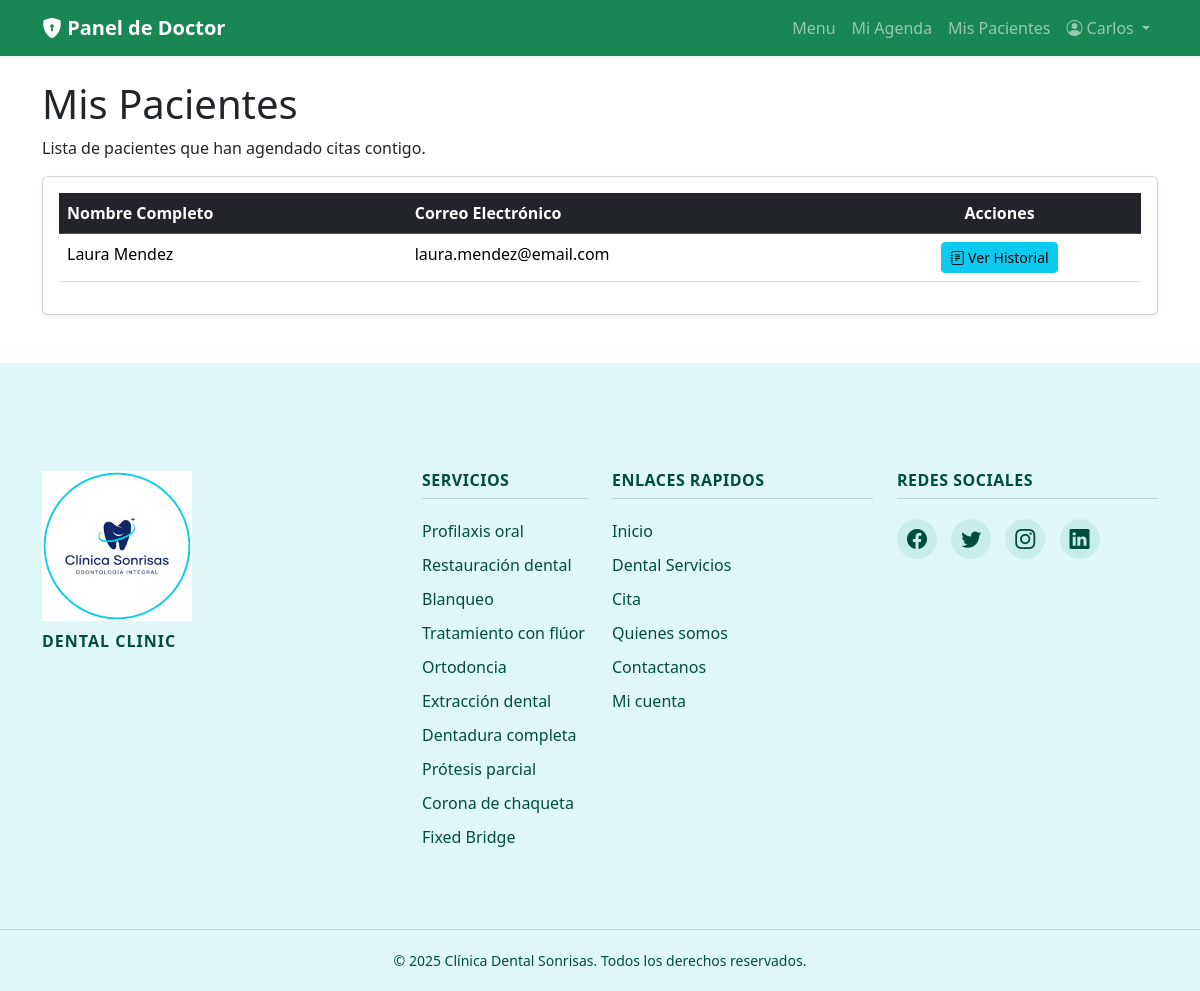
The page /doctor/mis_pacientes.php (signed in) on the database its author committed.
### tables this page shows
CREATE TABLE `pacientes` (
  `id_paciente` int(11) NOT NULL,
  `id_usuario` int(11) NOT NULL,
  `fecha_nacimiento` date DEFAULT NULL,
  `direccion` varchar(255) DEFAULT NULL
);

CREATE TABLE `usuarios` (
  `id_usuario` int(11) NOT NULL,
  `nombre` varchar(100) NOT NULL,
  `apellido` varchar(100) NOT NULL,
  `celular` varchar(20) DEFAULT NULL,
  `dni` varchar(20) DEFAULT NULL,
  `correo` varchar(100) NOT NULL,
  `password` varchar(255) NOT NULL,
  `rol` enum('paciente','doctor','administrador') NOT NULL,
  `estado` enum('activo','inactivo') NOT NULL DEFAULT 'activo',
  `fecha_registro` timestamp NOT NULL DEFAULT current_timestamp()
);

### doctor/mis_pacientes.php (the view, shortened to what this page needs)
<?php
require_once __DIR__ . '/../includes/config.php';
$id_usuario_doctor = $_SESSION['id_usuario'];
$stmt_id = $mysqli->prepare("SELECT id_doctor FROM doctores WHERE id_usuario = ?");
$stmt_id->bind_param("i", $id_usuario_doctor);
$stmt_id->execute();
$result_id = $stmt_id->get_result();
$id_doctor = $result_id->fetch_assoc()['id_doctor'];
$sql = "SELECT DISTINCT `p`.`id_paciente`, `u`.`nombre`, `u`.`apellido`, `u`.`correo`
        FROM `pacientes` AS `p`
        JOIN `usuarios` AS `u` ON `p`.`id_usuario` = `u`.`id_usuario`
        JOIN `citas` AS `c` ON `p`.`id_paciente` = `c`.`id_paciente`
        WHERE `c`.`id_doctor` = ?";
$stmt_pacientes = $mysqli->prepare($sql);
$stmt_pacientes->bind_param("i", $id_doctor);
$stmt_pacientes->execute();
$pacientes = $stmt_pacientes->get_result();
?>
<?php require_once ROOT_PATH . '/includes/header.php'; ?>
<h1>Mis Pacientes</h1>
<p>Lista de pacientes que han agendado citas contigo.</p>
<div class="card shadow-sm">
    <div class="card-body">
        <div class="table-responsive">
            <table class="table table-hover">
                <thead class="table-dark">
                    <tr>
                        <th>Nombre Completo</th>
                        <th>Correo Electrónico</th>
                        <th class="text-center">Acciones</th>
                    </tr>
                </thead>
                <tbody>
                    <?php if ($pacientes->num_rows > 0): ?>
                        <?php while($paciente = $pacientes->fetch_assoc()): ?>
                            <tr>
                                <td><?php echo htmlspecialchars($paciente['nombre'] . ' ' . $paciente['apellido']); ?></td>
                                <td><?php echo htmlspecialchars($paciente['correo']); ?></td>
                                <td class="text-center">
                                    <a href="ver_historial_paciente.php?id_paciente=<?php echo $paciente['id_paciente']; ?>" class="btn btn-info btn-sm"><i class="bi bi-journal-text"></i> Ver Historial</a>
                                </td>
                            </tr>
                        <?php endwhile; ?>
                    <?php else: ?>
                        <tr><td colspan="4" class="text-center">Aún no tienes pacientes registrados en tu historial de citas.</td></tr>
                    <?php endif; $stmt_pacientes->close(); ?>
                </tbody>
            </table>
        </div>
    </div>
</div>
<?php require_once ROOT_PATH . '/includes/footer.php'; ?>

### rows shown on the page
pacientes: id_usuario.apellido "Laura Mendez", id_usuario.correo "laura.mendez@email.com"

### other values the page prints
$_SESSION["nombre"] "Carlos"
